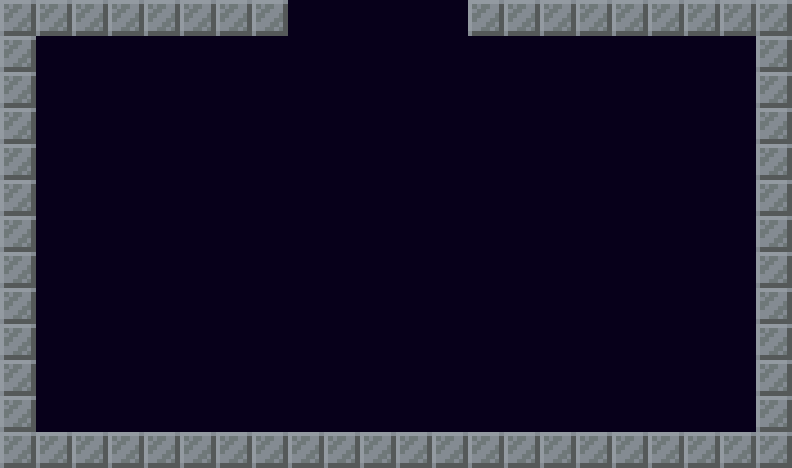

A level layout from a 2D game, rendered from its tile map. Below: a short description, then the map file with its tile-grid data intact:
An orthogonal 22x13 tile map with 36x36 px tiles, 2 tile layers (Background, Walls) and 8 objects (END, Respawn).

<map version="1.10" tiledversion="1.11.0" orientation="orthogonal" renderorder="right-down" width="22" height="13" tilewidth="36" tileheight="36" infinite="0" nextlayerid="5" nextobjectid="17">
 <tileset firstgid="1" name="objects36x36" tilewidth="36" tileheight="36" tilecount="2" columns="2">
  <image source="TileMap/objects36x36.png" width="72" height="36" />
 </tileset>
 <layer id="2" name="Background" width="22" height="13">
  <data encoding="csv">
2,2,2,2,2,2,2,2,2,2,2,2,2,2,2,2,2,2,2,2,0,0,
2,2,2,2,2,2,2,2,2,2,2,2,2,2,2,2,2,2,2,2,0,0,
2,2,2,2,2,2,2,2,2,2,2,2,2,2,2,2,2,2,2,2,0,0,
2,2,2,2,2,2,2,2,2,2,2,2,2,2,2,2,2,2,2,2,0,0,
2,2,2,2,2,2,2,2,2,2,2,2,2,2,2,2,2,2,2,2,0,0,
2,2,2,2,2,2,2,2,2,2,2,2,2,2,2,2,2,2,2,2,0,0,
2,2,2,2,2,2,2,2,2,2,2,2,2,2,2,2,2,2,2,2,0,0,
2,2,2,2,2,2,2,2,2,2,2,2,2,2,2,2,2,2,2,2,0,0,
2,2,2,2,2,2,2,2,2,2,2,2,2,2,2,2,2,2,2,2,0,0,
2,2,2,2,2,2,2,2,2,2,2,2,2,2,2,2,2,2,2,2,0,0,
2,2,2,2,2,2,2,2,2,2,2,2,2,2,2,2,2,2,2,2,0,0,
2,2,2,2,2,2,2,2,2,2,2,2,2,2,2,2,2,2,2,2,0,0,
0,0,0,0,0,0,0,0,0,0,0,0,0,0,0,0,0,0,0,0,0,0
</data>
 </layer>
 <layer id="1" name="Walls" width="22" height="13">
  <data encoding="csv">
1,1,1,1,1,1,1,1,0,0,0,0,0,1,1,1,1,1,1,1,1,1,
1,0,0,0,0,0,0,0,0,0,0,0,0,0,0,0,0,0,0,0,2,1,
1,0,0,0,0,0,0,0,0,0,0,0,0,0,0,0,0,0,0,0,2,1,
1,0,0,0,0,0,0,0,0,0,0,0,0,0,0,0,0,0,0,0,2,1,
1,0,0,0,0,0,0,0,0,0,0,0,0,0,0,0,0,0,0,0,2,1,
1,0,0,0,0,0,0,0,0,0,0,0,0,0,0,0,0,0,0,0,2,1,
1,0,0,0,0,0,0,0,0,0,0,0,0,0,0,0,0,0,0,0,2,1,
1,0,0,0,0,0,0,0,0,0,0,0,0,0,0,0,0,0,0,0,2,1,
1,0,0,0,0,0,0,0,0,0,0,0,0,0,0,0,0,0,0,0,2,1,
1,0,0,0,0,0,0,0,0,0,0,0,0,0,0,0,0,0,0,0,2,1,
1,0,0,0,0,0,0,0,0,0,0,0,0,0,0,0,0,0,0,0,2,1,
1,0,0,0,0,0,0,0,0,0,0,0,0,0,0,0,0,0,0,0,2,1,
1,1,1,1,1,1,1,1,1,1,1,1,1,1,1,1,1,1,1,1,1,1
</data>
 </layer>
 <objectgroup id="3" name="Collisions">
  <object id="7" x="3" y="1" width="34" height="460" />
  <object id="8" x="36" y="432" width="721" height="34" />
  <object id="9" x="755" y="2" width="35" height="466" />
  <object id="10" x="36" y="0" width="252.845" height="36" />
  <object id="13" x="465.879" y="1.95014" width="289.493" height="36" />
  <object id="14" name="END" x="289.446" y="0" width="178.457" height="37.3961" />
  <object id="16" name="Respawn" x="316.371" y="293.934" width="70.3047" height="73.2964" />
 </objectgroup>
 <objectgroup id="4" name="EnemyPathWay">
  <object id="12" x="183.845" y="67.5651" width="449.501" height="32.1607" />
 </objectgroup>
</map>